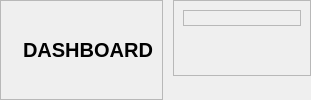
        <widget class="QWidget" name="HeaderContainer" native="true">
         <property name="styleSheet">
          <string notr="true"/>
         </property>
         <layout class="QHBoxLayout" name="horizontalLayout_2">
          <property name="spacing">
           <number>10</number>
          </property>
          <property name="leftMargin">
           <number>0</number>
          </property>
          <property name="topMargin">
           <number>0</number>
          </property>
          <property name="rightMargin">
           <number>0</number>
          </property>
          <property name="bottomMargin">
           <number>0</number>
          </property>
          <item alignment="Qt::AlignmentFlag::AlignLeft">
           <widget class="QFrame" name="frame_3">
            <property name="frameShape">
             <enum>QFrame::Shape::StyledPanel</enum>
            </property>
            <property name="frameShadow">
             <enum>QFrame::Shadow::Raised</enum>
            </property>
            <layout class="QHBoxLayout" name="horizontalLayout_4">
             <item>
              <widget class="QLabel" name="label_2">
               <property name="text">
                <string/>
               </property>
               <property name="pixmap">
                <pixmap resource="resource.qrc">:/icons/Icons/home.svg</pixmap>
               </property>
              </widget>
             </item>
             <item>
              <widget class="QLabel" name="AppTitle_2">
               <property name="font">
                <font>
                 <pointsize>-1</pointsize>
                 <bold>true</bold>
                </font>
               </property>
               <property name="styleSheet">
                <string notr="true">QLabel {
    font-size: 20px;           /* Large font size for the title */
    font-weight: bold;         /* Bold text for emphasis */
    color:#010101;            /* A fresh black color for the title */
    background: transparent;   /* No background for a clean look */
    text-align: center;        /* Centered alignment */
}
</string>
               </property>
               <property name="text">
                <string>DASHBOARD</string>
               </property>
               <property name="alignment">
                <set>Qt::AlignmentFlag::AlignCenter</set>
               </property>
              </widget>
             </item>
            </layout>
           </widget>
          </item>
          <item alignment="Qt::AlignmentFlag::AlignRight|Qt::AlignmentFlag::AlignTop">
           <widget class="QFrame" name="MenuBar">
            <property name="frameShape">
             <enum>QFrame::Shape::StyledPanel</enum>
            </property>
            <layout class="QVBoxLayout" name="verticalLayout_18">
             <item>
              <widget class="QFrame" name="frame_4">
               <property name="sizePolicy">
                <sizepolicy hsizetype="Maximum" vsizetype="Maximum">
                 <horstretch>0</horstretch>
                 <verstretch>0</verstretch>
                </sizepolicy>
               </property>
               <property name="styleSheet">
                <string notr="true"/>
               </property>
               <property name="frameShape">
                <enum>QFrame::Shape::StyledPanel</enum>
               </property>
               <property name="frameShadow">
                <enum>QFrame::Shadow::Raised</enum>
               </property>
               <layout class="QHBoxLayout" name="horizontalLayout">
                <property name="spacing">
                 <number>10</number>
                </property>
                <property name="leftMargin">
                 <number>0</number>
                </property>
                <property name="topMargin">
                 <number>0</number>
                </property>
                <property name="rightMargin">
                 <number>0</number>
                </property>
                <property name="bottomMargin">
                 <number>0</number>
                </property>
                <item>
                 <widget class="QPushButton" name="pushButton_2">
                  <property name="sizePolicy">
                   <sizepolicy hsizetype="Maximum" vsizetype="Maximum">
                    <horstretch>0</horstretch>
                    <verstretch>0</verstretch>
                   </sizepolicy>
                  </property>
                  <property name="cursor">
                   <cursorShape>PointingHandCursor</cursorShape>
                  </property>
                  <property name="styleSheet">
                   <string notr="true">QPushButton {
    /* Custom style or reset styles */
    background-color: none;
    color: black;
    border: none;
   padding: 0px;
}
</string>
                  </property>
                  <property name="text">
                   <string/>
                  </property>
                  <property name="icon">
                   <iconset resource="resource.qrc">
                    <normaloff>:/icons/Icons/minimize-sign.svg</normaloff>:/icons/Icons/minimize-sign.svg</iconset>
                  </property>
                  <property name="flat">
                   <bool>false</bool>
                  </property>
                 </widget>
                </item>
                <item>
                 <widget class="QPushButton" name="pushButton_3">
                  <property name="sizePolicy">
                   <sizepolicy hsizetype="Maximum" vsizetype="Maximum">
                    <horstretch>0</horstretch>
                    <verstretch>0</verstretch>
                   </sizepolicy>
                  </property>
                  <property name="cursor">
                   <cursorShape>PointingHandCursor</cursorShape>
                  </property>
                  <property name="styleSheet">
                   <string notr="true">QPushButton {
    /* Custom style or reset styles */
    background-color: none;
    color: black;
    border: none;
   padding: 0px;
}
</string>
                  </property>
                  <property name="text">
                   <string/>
                  </property>
                  <property name="icon">
                   <iconset resource="resource.qrc">
                    <normaloff>:/icons/Icons/stop.svg</normaloff>:/icons/Icons/stop.svg</iconset>
                  </property>
                 </widget>
                </item>
                <item>
                 <widget class="QPushButton" name="pushButton_4">
                  <property name="sizePolicy">
                   <sizepolicy hsizetype="Maximum" vsizetype="Maximum">
                    <horstretch>0</horstretch>
                    <verstretch>0</verstretch>
                   </sizepolicy>
                  </property>
                  <property name="cursor">
                   <cursorShape>PointingHandCursor</cursorShape>
                  </property>
                  <property name="styleSheet">
                   <string notr="true">QPushButton {
    /* Custom style or reset styles */
    background-color: none;
    color: black;
    border: none;
   padding: 0px;
}
</string>
                  </property>
                  <property name="text">
                   <string/>
                  </property>
                  <property name="icon">
                   <iconset resource="resource.qrc">
                    <normaloff>:/icons/Icons/close.svg</normaloff>:/icons/Icons/close.svg</iconset>
                  </property>
                 </widget>
                </item>
               </layout>
              </widget>
             </item>
             <item>
              <spacer name="verticalSpacer_7">
               <property name="orientation">
                <enum>Qt::Orientation::Vertical</enum>
               </property>
               <property name="sizeHint" stdset="0">
                <size>
                 <width>20</width>
                 <height>40</height>
                </size>
               </property>
              </spacer>
             </item>
            </layout>
           </widget>
          </item>
         </layout>
        </widget>
